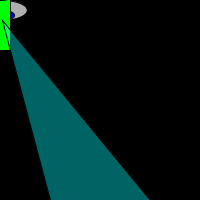
Frame 1 (no input)
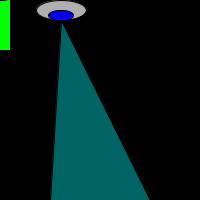
Frame 60 (the mouse pressed at the canvas centre just before this capture)
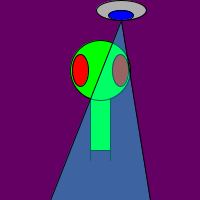
Frame 120 (the mouse held since frame 60 and released just before this capture)

The Processing sketch that drew these frames (run headless with seeded random() and noise(); from frame 60 on, the mouse is pressed at the canvas centre):

// Processing sketch: processing_21611
// ── processing_21611.pde

void setup () {
  // set the size of the window
  size(200,200);

}


int x=1;
void draw () {
   // Draw a withie background
  background (mouseX, 0, mouseY); 
    
  //Platillo volador  
   x=x+1;
   if (x>230){x=0;}   
  
  fill(175);
  ellipse(x,10,50,20);
  fill(0,0,255);
  ellipse(x,15,25,10);
  
  
  
  // Set CENTER mode
  ellipseMode (CENTER);
  rectMode(CENTER);
  
  //Draw Zoog´s body
  stroke(0);
  fill(0,255,0);
  rect (mouseX,mouseY,20,100);
  
  // Draw Zoog´s head
  stroke(0);
  fill(0,255,0);
  ellipse (mouseX,mouseY-30,60,60);
  
  // Draw Zoog´s Eyes
  fill(255,0,0);
  ellipse(mouseX+20,mouseY-30,16,32);
  ellipse(mouseX-20,mouseY-30,16,32);
  
  // Draw Legs
  stroke(0);
  line(mouseX-10,mouseY+50,pmouseX-10,pmouseY+60);
  line(pmouseX+10,pmouseY+60,mouseX+10,mouseY+50);
  
  //Draw arms
  

//Draw luz...
       stroke (0);
    fill(0,255,255,100); 
    triangle(x,20,50,200,150,200);
   
  }
  
  
